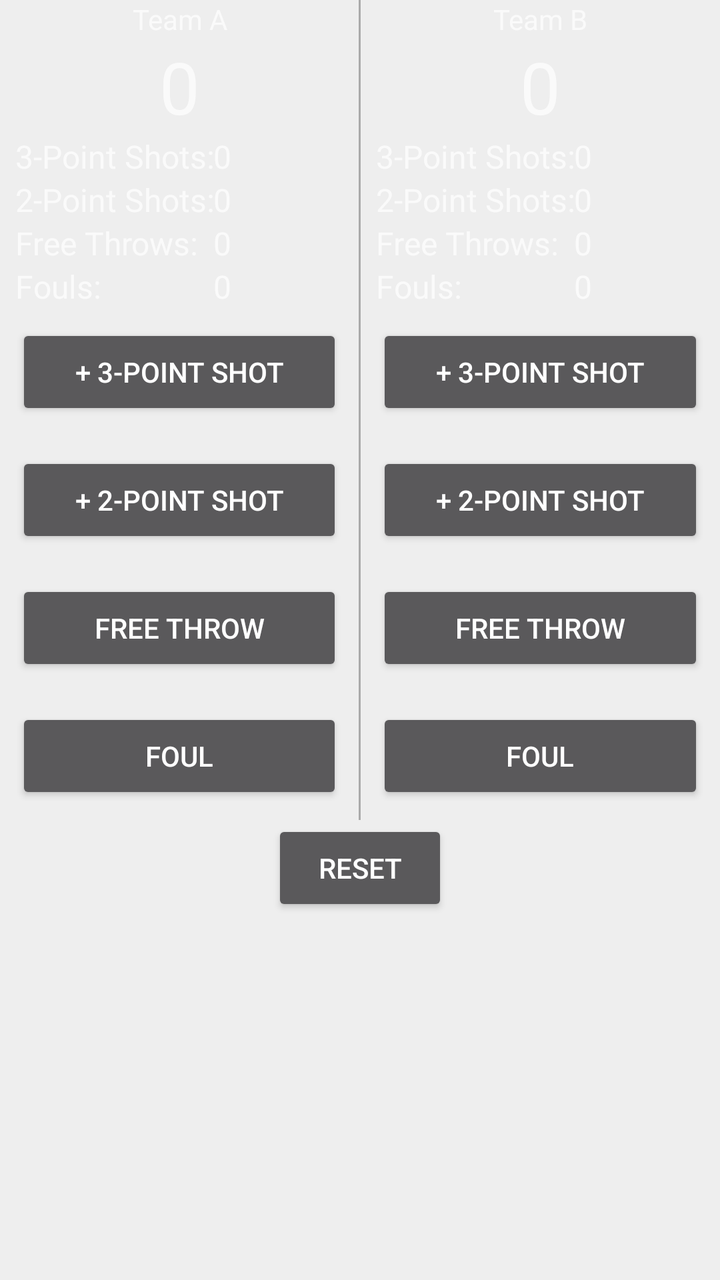
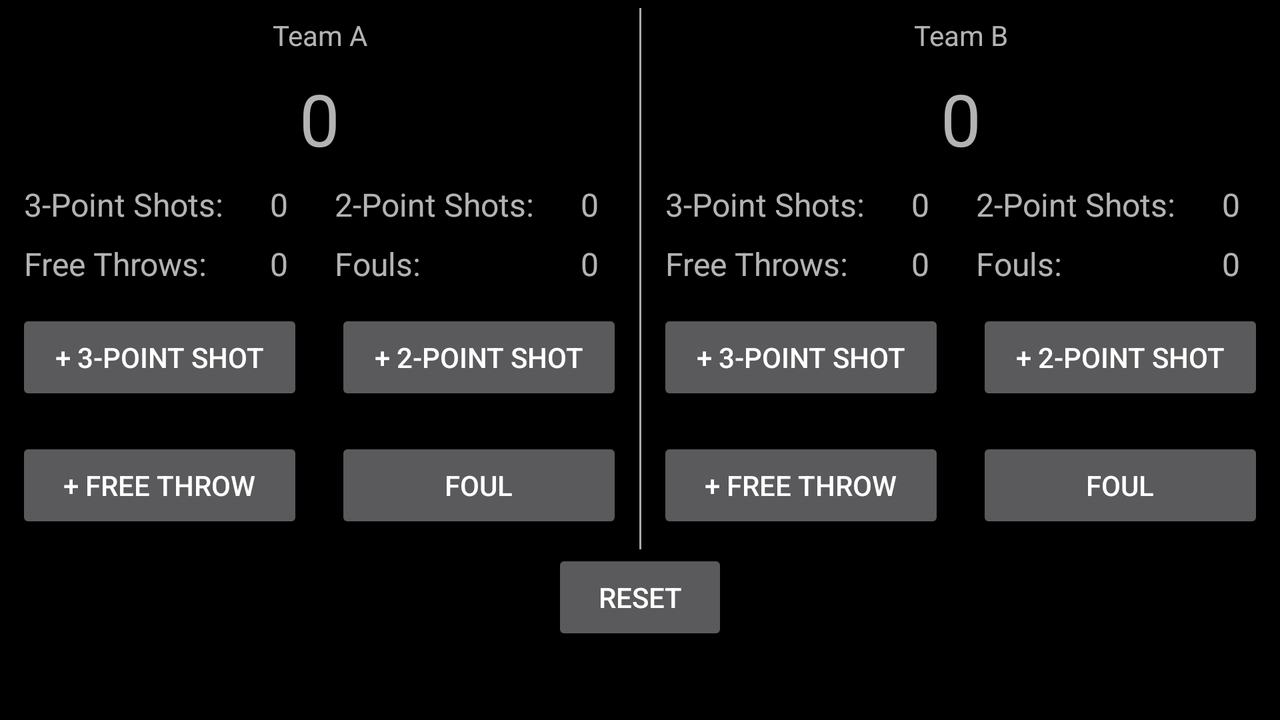

Compare how this app lays out the same screen by default and in its alternative resource folder. The renders come first, then the two layout files and the values they reference.
<!-- AndroidManifest.xml: application theme AppTheme -->
<!-- res/layout/activity_main.xml -->
<?xml version="1.0" encoding="utf-8"?>
<LinearLayout xmlns:android="http://schemas.android.com/apk/res/android"
    xmlns:tools="http://schemas.android.com/tools"
    android:id="@+id/activity_main"
    android:layout_width="match_parent"
    android:layout_height="match_parent"
    android:background="#EEEEEE"
    android:orientation="vertical"
    android:paddingTop="@dimen/textview_padding"
    tools:context="android.example.com.courtcounter.MainActivity">


    <LinearLayout
        android:layout_width="match_parent"
        android:layout_height="wrap_content"
        android:layout_gravity="center_horizontal"
        android:orientation="horizontal">

        <LinearLayout
            android:layout_width="wrap_content"
            android:layout_height="wrap_content"
            android:layout_weight="1"
            android:orientation="vertical">

            <TextView
                android:layout_width="match_parent"
                android:layout_height="wrap_content"
                android:gravity="center_horizontal"
                android:padding="@dimen/textview_padding"
                android:text="@string/teamA"
                android:id="@+id/textView2" />

            <TextView
                android:id="@+id/team_a_score"
                android:layout_width="match_parent"
                android:layout_height="wrap_content"
                android:gravity="center_horizontal"
                android:padding="@dimen/textview_padding"
                android:text="0"
                android:textSize="@dimen/text_size_score" />


            <TableLayout
                android:id="@+id/detailsA"
                android:layout_width="match_parent"
                android:layout_height="wrap_content"
                android:orientation="vertical"
                android:paddingLeft="8dp">

                <TableRow>
                    <TextView
                        android:layout_column="1"
                        android:padding="@dimen/textview_padding"
                        android:text="@string/threePointShots"
                        android:textSize="@dimen/table_text_size" />

                    <TextView
                        android:id="@+id/team_a_triples"
                        android:layout_width="wrap_content"
                        android:layout_height="wrap_content"
                        android:gravity="left"
                        android:padding="@dimen/textview_padding"
                        android:text="0"
                        android:textSize="@dimen/table_text_size" />
                </TableRow>

                <TableRow>
                    <TextView
                        android:layout_column="1"
                        android:padding="@dimen/textview_padding"
                        android:text="@string/twoPointShots"
                        android:textSize="@dimen/table_text_size" />

                    <TextView
                        android:id="@+id/team_a_doubles"
                        android:layout_width="wrap_content"
                        android:layout_height="wrap_content"
                        android:gravity="left"
                        android:padding="@dimen/textview_padding"
                        android:text="0"
                        android:textSize="@dimen/table_text_size" />
                </TableRow>

                <TableRow>
                    <TextView
                        android:layout_column="1"
                        android:padding="@dimen/textview_padding"
                        android:text="@string/freeThrows"
                        android:textSize="@dimen/table_text_size" />

                    <TextView
                        android:id="@+id/team_a_singles"
                        android:layout_width="wrap_content"
                        android:layout_height="wrap_content"
                        android:gravity="left"
                        android:padding="@dimen/textview_padding"
                        android:text="0"
                        android:textSize="@dimen/table_text_size" />
                </TableRow>

                <TableRow>
                    <TextView
                        android:layout_column="1"
                        android:padding="@dimen/textview_padding"
                        android:text="@string/fouls"
                        android:textSize="@dimen/table_text_size" />

                    <TextView
                        android:id="@+id/team_a_fouls"
                        android:layout_width="wrap_content"
                        android:layout_height="wrap_content"
                        android:gravity="left"
                        android:padding="@dimen/textview_padding"
                        android:text="0"
                        android:textSize="@dimen/table_text_size" />
                </TableRow>

            </TableLayout>


            <Button
                android:layout_width="match_parent"
                android:layout_height="wrap_content"
                android:layout_margin="@dimen/row_margin"
                android:onClick="addScore"
                android:tag="TeamA,3"
                android:text="@string/add3" />

            <Button
                android:layout_width="match_parent"
                android:layout_height="wrap_content"
                android:layout_margin="@dimen/row_margin"
                android:onClick="addScore"
                android:tag="TeamA,2"
                android:text="@string/add2" />

            <Button
                android:layout_width="match_parent"
                android:layout_height="wrap_content"
                android:layout_margin="@dimen/row_margin"
                android:onClick="addScore"
                android:tag="TeamA,1"
                android:text="Free throw" />

            <Button
                android:layout_width="match_parent"
                android:layout_height="wrap_content"
                android:layout_margin="@dimen/row_margin"
                android:onClick="addFoul"
                android:tag="TeamA"
                android:text="@string/addFoul" />
        </LinearLayout>

        <View
            android:layout_width="1dp"
            android:layout_height="match_parent"
            android:background="@android:color/darker_gray" />

        <LinearLayout
            android:layout_width="wrap_content"
            android:layout_height="wrap_content"
            android:layout_weight="1"
            android:orientation="vertical">

            <TextView
                android:layout_width="match_parent"
                android:layout_height="wrap_content"
                android:gravity="center_horizontal"
                android:padding="@dimen/textview_padding"
                android:text="@string/teamB" />

            <TextView
                android:id="@+id/team_b_score"
                android:layout_width="match_parent"
                android:layout_height="wrap_content"
                android:gravity="center_horizontal"
                android:padding="@dimen/textview_padding"
                android:text="0"
                android:textSize="@dimen/text_size_score" />

            <TableLayout
                android:id="@+id/detailsB"
                android:layout_width="match_parent"
                android:layout_height="wrap_content"
                android:orientation="vertical"
                android:paddingLeft="8dp">

                <TableRow>

                    <TextView
                        android:layout_column="1"
                        android:padding="@dimen/textview_padding"
                        android:text="@string/threePointShots"
                        android:textSize="@dimen/table_text_size"
                        android:id="@+id/textView" />

                    <TextView
                        android:id="@+id/team_b_triples"
                        android:layout_width="wrap_content"
                        android:layout_height="wrap_content"
                        android:gravity="left"
                        android:padding="@dimen/textview_padding"
                        android:text="0"
                        android:textSize="@dimen/table_text_size" />
                </TableRow>

                <TableRow>
                    <TextView
                        android:layout_column="1"
                        android:padding="@dimen/textview_padding"
                        android:text="@string/twoPointShots"
                        android:textSize="@dimen/table_text_size" />

                    <TextView
                        android:id="@+id/team_b_doubles"
                        android:layout_width="wrap_content"
                        android:layout_height="wrap_content"
                        android:gravity="left"
                        android:padding="@dimen/textview_padding"
                        android:text="0"
                        android:textSize="@dimen/table_text_size" />
                </TableRow>

                <TableRow>

                    <TextView
                        android:layout_column="1"
                        android:padding="@dimen/textview_padding"
                        android:text="@string/freeThrows"
                        android:textSize="@dimen/table_text_size"
                        android:id="@+id/textView3" />

                    <TextView
                        android:id="@+id/team_b_singles"
                        android:layout_width="wrap_content"
                        android:layout_height="wrap_content"
                        android:gravity="left"
                        android:padding="@dimen/textview_padding"
                        android:text="0"
                        android:textSize="@dimen/table_text_size" />
                </TableRow>

                <TableRow>
                    <TextView
                        android:layout_column="1"
                        android:padding="@dimen/textview_padding"
                        android:text="@string/fouls"
                        android:textSize="@dimen/table_text_size" />

                    <TextView
                        android:id="@+id/team_b_fouls"
                        android:layout_width="wrap_content"
                        android:layout_height="wrap_content"
                        android:gravity="left"
                        android:padding="@dimen/textview_padding"
                        android:text="0"
                        android:textSize="@dimen/table_text_size" />
                </TableRow>

            </TableLayout>


            <Button
                android:layout_width="match_parent"
                android:layout_height="wrap_content"
                android:layout_margin="@dimen/row_margin"
                android:onClick="addScore"
                android:tag="TeamB,3"
                android:text="@string/add3" />

            <Button
                android:layout_width="match_parent"
                android:layout_height="wrap_content"
                android:layout_margin="@dimen/row_margin"
                android:onClick="addScore"
                android:tag="TeamB,2"
                android:text="@string/add2" />

            <Button
                android:layout_width="match_parent"
                android:layout_height="wrap_content"
                android:layout_margin="@dimen/row_margin"
                android:onClick="addScore"
                android:tag="TeamB,1"
                android:text="Free throw" />

            <Button
                android:layout_width="match_parent"
                android:layout_height="wrap_content"
                android:layout_margin="@dimen/row_margin"
                android:onClick="addFoul"
                android:tag="TeamB"
                android:text="@string/addFoul" />
        </LinearLayout>


    </LinearLayout>

    <Button
        android:layout_width="wrap_content"
        android:layout_height="wrap_content"
        android:layout_gravity="center_horizontal"
        android:onClick="reset"
        android:text="@string/reset" />

</LinearLayout>
<!-- resources referenced by this layout -->
<resources>
  <dimen name="row_margin">8dp</dimen>
  <dimen name="table_text_size">16sp</dimen>
  <dimen name="text_size_score">36sp</dimen>
  <string name="add2">+ 2-Point Shot</string>
  <string name="add3">+ 3-Point Shot</string>
  <string name="addFoul">Foul</string>
  <string name="fouls">Fouls: </string>
  <string name="freeThrows">Free Throws: </string>
  <string name="reset">Reset</string>
  <string name="teamA">Team A</string>
  <string name="teamB">Team B</string>
  <string name="threePointShots">3-Point Shots: </string>
  <string name="twoPointShots">2-Point Shots: </string>
  <style name="AppTheme" parent="Theme.AppCompat">
          
          <item name="colorPrimary">@color/primary_material_dark</item>
          <item name="colorPrimaryDark">@color/primary_dark_material_dark</item>
          <item name="colorAccent">@color/colorAccent</item>
      </style>
</resources>
<!-- res/layout-land/activity_main.xml (the repository's variant of the layout above) -->
<!-- drawn on the phone turned sideways -->
<?xml version="1.0" encoding="utf-8"?>
<LinearLayout xmlns:android="http://schemas.android.com/apk/res/android"
              xmlns:tools="http://schemas.android.com/tools"
              android:id="@+id/root"
              style="@style/mainLayout_Portrait"
              tools:context="android.example.com.courtcounter.MainActivity">


    <LinearLayout
        style="@style/topLinearLayout">

        <LinearLayout
            style="@style/level2LinearLayout">

            <TextView
                android:id="@+id/textView2"
                style="@style/textView2"
                android:text="@string/teamA"/>

            <TextView
                android:id="@+id/team_a_score"
                style="@style/team_score"
                tools:text="0"/>


            <TableLayout
                android:id="@+id/detailsA"
                style="@style/tableScoreL">

                <TableRow>

                    <TextView
                        style="@style/cell_label_land"
                        android:text="@string/threePointShots"/>

                    <TextView
                        android:id="@+id/team_a_triples"
                        style="@style/cell_value_land"
                        tools:text="0"/>


                    <TextView
                        style="@style/cell_label_land"
                        android:text="@string/twoPointShots"/>

                    <TextView
                        android:id="@+id/team_a_doubles"
                        style="@style/cell_value"
                        tools:text="0"/>
                </TableRow>

                <TableRow>

                    <TextView
                        style="@style/cell_label_land"
                        android:text="@string/freeThrows"/>

                    <TextView
                        android:id="@+id/team_a_singles"
                        style="@style/cell_value_land"
                        tools:text="0"/>


                    <TextView
                        style="@style/cell_label_land"
                        android:text="@string/fouls"/>

                    <TextView
                        android:id="@+id/team_a_fouls"
                        style="@style/cell_value_land"
                        tools:text="0"/>
                </TableRow>

            </TableLayout>

            <TableLayout
                style="@style/tableButtonsLand">

                <TableRow>

                    <Button
                        style="@style/score_button"
                        android:onClick="addScore"
                        android:tag="TeamA,3"
                        android:text="@string/add3"/>

                    <Button
                        style="@style/score_button"
                        android:onClick="addScore"
                        android:tag="TeamA,2"
                        android:text="@string/add2"/>

                </TableRow>

                <TableRow>

                    <Button
                        style="@style/score_button"
                        android:onClick="addScore"
                        android:tag="TeamA,1"
                        android:text="@string/addFree"/>

                    <Button
                        style="@style/score_button"
                        android:onClick="addFoul"
                        android:tag="TeamA"
                        android:text="@string/addFoul"/>
                </TableRow>

            </TableLayout>
        </LinearLayout>

        <View
            style="@style/divider"/>

        <LinearLayout
            style="@style/level2LinearLayout">

            <TextView
                style="@style/textView2"
                android:text="@string/teamB"/>

            <TextView
                android:id="@+id/team_b_score"
                style="@style/team_score"
                tools:text="0"/>

            <TableLayout
                android:id="@+id/detailsB"
                style="@style/tableScoreL">

                <TableRow>

                    <TextView
                        android:id="@+id/textView"
                        style="@style/cell_label_land"
                        android:text="@string/threePointShots"/>

                    <TextView
                        android:id="@+id/team_b_triples"
                        style="@style/cell_value_land"
                        tools:text="0"/>


                    <TextView
                        style="@style/cell_label_land"
                        android:text="@string/twoPointShots"/>

                    <TextView
                        android:id="@+id/team_b_doubles"
                        style="@style/cell_value_land"
                        tools:text="0"/>
                </TableRow>

                <TableRow>

                    <TextView
                        android:id="@+id/textView3"
                        style="@style/cell_label_land"
                        android:text="@string/freeThrows"/>

                    <TextView
                        android:id="@+id/team_b_singles"
                        style="@style/cell_value_land"
                        tools:text="0"/>


                    <TextView
                        style="@style/cell_label_land"
                        android:text="@string/fouls"/>

                    <TextView
                        android:id="@+id/team_b_fouls"
                        style="@style/cell_value_land"
                        tools:text="0"/>
                </TableRow>

            </TableLayout>

            <TableLayout
                android:layout_width="match_parent"
                android:layout_height="wrap_content"
                android:stretchColumns="*">

                <TableRow>

                    <Button
                        style="@style/score_button"
                        android:onClick="addScore"
                        android:tag="TeamB,3"
                        android:text="@string/add3"/>

                    <Button
                        style="@style/score_button"
                        android:onClick="addScore"
                        android:tag="TeamB,2"
                        android:text="@string/add2"/>

                </TableRow>

                <TableRow>

                    <Button
                        style="@style/score_button"
                        android:onClick="addScore"
                        android:tag="TeamB,1"
                        android:text="@string/addFree"/>

                    <Button
                        style="@style/score_button"
                        android:onClick="addFoul"
                        android:tag="TeamB"
                        android:text="@string/addFoul"/>

                </TableRow>

            </TableLayout>
        </LinearLayout>


    </LinearLayout>

    <Button
        style="@style/reset_button"
        android:onClick="reset"
        android:text="@string/reset"/>

</LinearLayout>
<!-- resources referenced by the variant -->
<!-- as the phone turned sideways resolves them -->
<resources>
  <string name="add2">+ 2-Point Shot</string>
  <string name="add3">+ 3-Point Shot</string>
  <string name="addFoul">Foul</string>
  <string name="addFree">+ Free Throw</string>
  <string name="fouls">Fouls: </string>
  <string name="freeThrows">Free Throws: </string>
  <string name="reset">Reset</string>
  <string name="teamA">Team A</string>
  <string name="teamB">Team B</string>
  <string name="threePointShots">3-Point Shots: </string>
  <string name="twoPointShots">2-Point Shots: </string>
  <style name="cell_label_land">
          <item name="android:layout_width">wrap_content</item>
          <item name="android:layout_height">wrap_content</item>
          <item name="android:padding">@dimen/textView_padding</item>
          <item name="android:textSize">@dimen/table_text_size</item>
     </style>
  <style name="divider">
          <item name="android:layout_width">@dimen/divider</item>
          <item name="android:layout_height">match_parent</item>
          <item name="android:background">@android:color/darker_gray</item>
      </style>
  <style name="level2LinearLayout">
          <item name="android:layout_width">wrap_content</item>
          <item name="android:layout_height">wrap_content</item>
          <item name="android:layout_weight">1</item>
          <item name="android:orientation">vertical</item>
      </style>
  <style name="mainLayout_Portrait" parent="mainLayout_Land">
  
      </style>
  <style name="reset_button">
          <item name="android:layout_width">wrap_content</item>
          <item name="android:layout_height">wrap_content</item>
          <item name="android:layout_gravity">center_horizontal</item>
      </style>
  <style name="score_button">
          <item name="android:layout_width">match_parent</item>
          <item name="android:layout_height">wrap_content</item>
          <item name="android:layout_margin">@dimen/row_margin</item>
      </style>
  <style name="tableButtonsLand">
          <item name="android:layout_width">match_parent</item>
          <item name="android:layout_height">wrap_content</item>
          <item name="android:stretchColumns">*</item>
      </style>
  <style name="tableScoreL" parent="tableScore">
          <item name="android:shrinkColumns">1,4</item>
          <item name="android:stretchColumns">*</item>
      </style>
  <style name="textView2">
          <item name="android:layout_width">match_parent</item>
          <item name="android:layout_height">wrap_content</item>
          <item name="android:gravity">center_horizontal</item>
          <item name="android:padding">@dimen/textView_padding</item>
      </style>
  <style name="topLinearLayout">
          <item name="android:layout_width">match_parent</item>
          <item name="android:layout_height">wrap_content</item>
          <item name="android:layout_gravity">center_horizontal</item>
          <item name="android:orientation">horizontal</item>
      </style>
  <style name="AppTheme" parent="Theme.AppCompat">
          
          <item name="colorPrimary">@color/primary_material_dark</item>
          <item name="colorPrimaryDark">@color/primary_dark_material_dark</item>
          <item name="colorAccent">@color/colorAccent</item>
      </style>
  <dimen name="textView_padding">4dp</dimen>
  <dimen name="table_text_size">16sp</dimen>
  <dimen name="divider">1dp</dimen>
  <dimen name="row_margin">8dp</dimen>
  <style name="tableScore">
          <item name="android:layout_width">match_parent</item>
          <item name="android:layout_height">wrap_content</item>
          <item name="android:orientation">vertical</item>
          <item name="android:paddingLeft">@dimen/tablePadding</item>
      </style>
  <dimen name="text_size_score">36sp</dimen>
  <dimen name="tablePadding">8dp</dimen>
  <!-- some entries are left out for length -->
</resources>
